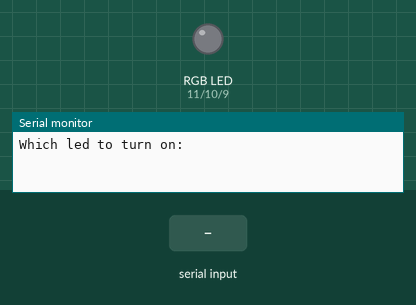
Bench run of a sketch on a simulated Arduino Uno, built with avr-gcc and run on an emulated ATmega328P. Shown: an RGB LED mixed from three pins (HIGH = lit), the last lines printed to the serial monitor. The test bench sets the inputs (shaded band).

Above: at 1.2 s.
1.3 s: "green\n" received over Serial
At 2.4 s:
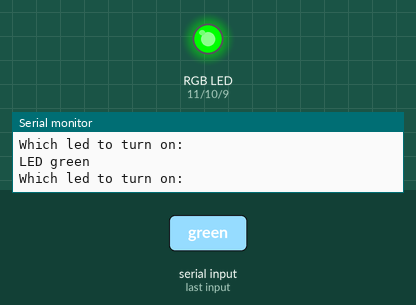
2.8 s: "blue\n" received over Serial
At 3.5 s:
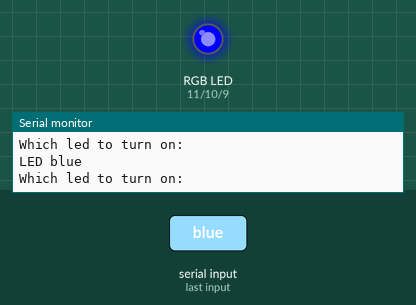
4.3 s: "red\n" received over Serial
At 4.6 s:
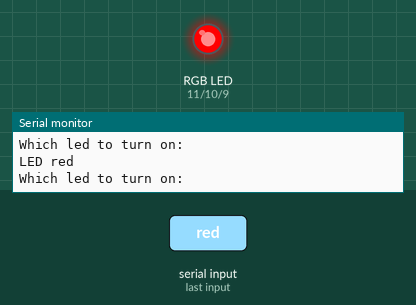
5.8 s: "yellow\n" received over Serial
At 7.0 s:
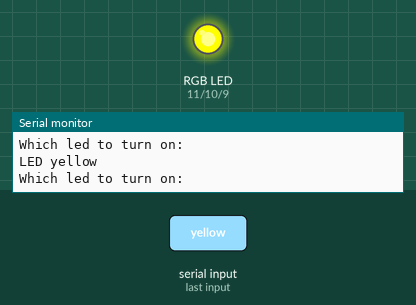
7.3 s: "orange\n" received over Serial
At 8.2 s:
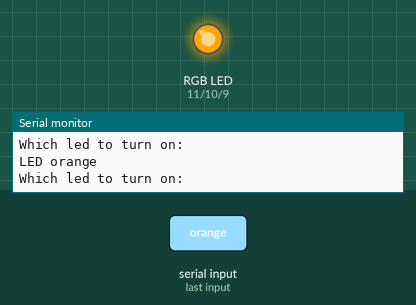
8.8 s: "cyan\n" received over Serial
At 9.3 s:
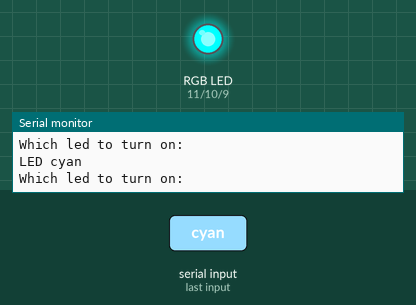
Timing chart, 0 to 11.3 s (numbered marks = the images above; inputs shaded):
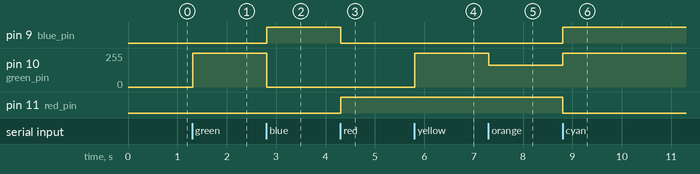

The sketch:

RGB_LED_Controller_via_Serial.ino
```cpp
int blue_pin = 9;
int green_pin = 10;
int red_pin = 11;

int baud_rate = 9600;

String input_color;

enum Color {
  GREEN,
  BLUE,
  RED,
  CYAN,
  MAGENTA,
  YELLOW,
  ORANGE,
  WHITE,
  UNKNOWN
};

Color currentLED = UNKNOWN;

void setup() {

  Serial.begin(baud_rate);

  pinMode(red_pin, OUTPUT);
  pinMode(blue_pin, OUTPUT);
  pinMode(green_pin, OUTPUT);
}

void loop() {

  Serial.println("Which led to turn on:");

  while (Serial.available() == 0) {
  }

  input_color = Serial.readStringUntil('\n');
  input_color.trim();
  input_color.toLowerCase();

  currentLED = parseColor(input_color);
  // Handle LED
  switch(currentLED) {

    case GREEN:
      setLights(0, 255, 0);
      Serial.println("LED green");
      break;

    case BLUE:
      setLights(0, 0, 255);
      Serial.println("LED blue");
      break;

    case RED:
      setLights(255, 0, 0);
      Serial.println("LED red");
      break;

    case CYAN:
      setLights(0, 255, 255);
      Serial.println("LED cyan");
      break;

    case WHITE:
      setLights(255, 255, 255);
      Serial.println("LED white");
      break;

    case ORANGE:
      setLights(255, 165, 0);
      Serial.println("LED orange");
      break;

    case YELLOW:
      setLights(255, 255, 0);
      Serial.println("LED yellow");
      break;

    case MAGENTA:
      setLights(255, 0, 255);
      Serial.println("LED magenta");
      break;

    case UNKNOWN:
      setLights(0, 0, 0);
      Serial.println("Unknown color");
      break;
  }
  delay(100);
}

Color parseColor(String input) {

  if (input == "green") return GREEN;
  if (input == "blue") return BLUE;
  if (input == "red") return RED;
  if (input == "yellow") return YELLOW;
  if (input == "orange") return ORANGE;
  if (input == "cyan") return CYAN;
  if (input == "magenta") return MAGENTA;
  if (input == "white") return WHITE;

  return UNKNOWN;
}

void setLights(int red, int green, int blue) {
  analogWrite(red_pin, red);
  analogWrite(green_pin, green);
  analogWrite(blue_pin, blue);
}
```

Measured:
- after the input at 1.3 s, pin 10 (green_pin): 0/255 → 255/255 at once
- after the input at 2.8 s, pin 9 (blue_pin): LOW → HIGH at once; pin 10 (green_pin): 255/255 → 0/255 at once
- after the input at 4.3 s, pin 9 (blue_pin): HIGH → LOW at once; pin 11 (red_pin): LOW → HIGH at once
- after the input at 5.8 s, pin 10 (green_pin): 0/255 → 255/255 at once
- after the input at 7.3 s, pin 10 (green_pin): 255/255 → 165/255 at once
- after the input at 8.8 s, pin 9 (blue_pin): LOW → HIGH at once; pin 10 (green_pin): 165/255 → 255/255 at once; pin 11 (red_pin): HIGH → LOW at once
